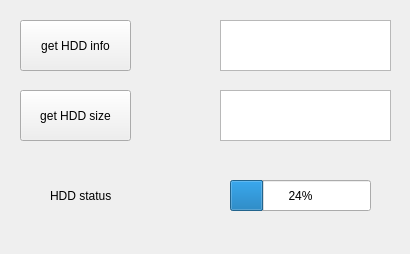
<?xml version="1.0" encoding="UTF-8"?>
<ui version="4.0">
 <class>hddinfo</class>
 <widget class="QWidget" name="hddinfo">
  <property name="geometry">
   <rect>
    <x>0</x>
    <y>0</y>
    <width>410</width>
    <height>254</height>
   </rect>
  </property>
  <property name="windowTitle">
   <string>hddinfo</string>
  </property>
  <widget class="QProgressBar" name="progressBar">
   <property name="geometry">
    <rect>
     <x>230</x>
     <y>180</y>
     <width>141</width>
     <height>31</height>
    </rect>
   </property>
   <property name="value">
    <number>24</number>
   </property>
  </widget>
  <widget class="QPushButton" name="pushButton">
   <property name="geometry">
    <rect>
     <x>20</x>
     <y>20</y>
     <width>111</width>
     <height>51</height>
    </rect>
   </property>
   <property name="text">
    <string>get HDD info</string>
   </property>
  </widget>
  <widget class="QPushButton" name="pushButton_2">
   <property name="geometry">
    <rect>
     <x>20</x>
     <y>90</y>
     <width>111</width>
     <height>51</height>
    </rect>
   </property>
   <property name="text">
    <string>get HDD size</string>
   </property>
  </widget>
  <widget class="QLabel" name="label">
   <property name="geometry">
    <rect>
     <x>50</x>
     <y>180</y>
     <width>81</width>
     <height>31</height>
    </rect>
   </property>
   <property name="text">
    <string>HDD status</string>
   </property>
  </widget>
  <widget class="QTextEdit" name="textEdit">
   <property name="geometry">
    <rect>
     <x>220</x>
     <y>20</y>
     <width>171</width>
     <height>51</height>
    </rect>
   </property>
  </widget>
  <widget class="QTextEdit" name="textEdit_2">
   <property name="geometry">
    <rect>
     <x>220</x>
     <y>90</y>
     <width>171</width>
     <height>51</height>
    </rect>
   </property>
  </widget>
 </widget>
 <layoutdefault spacing="6" margin="11"/>
 <resources/>
 <connections/>
</ui>
